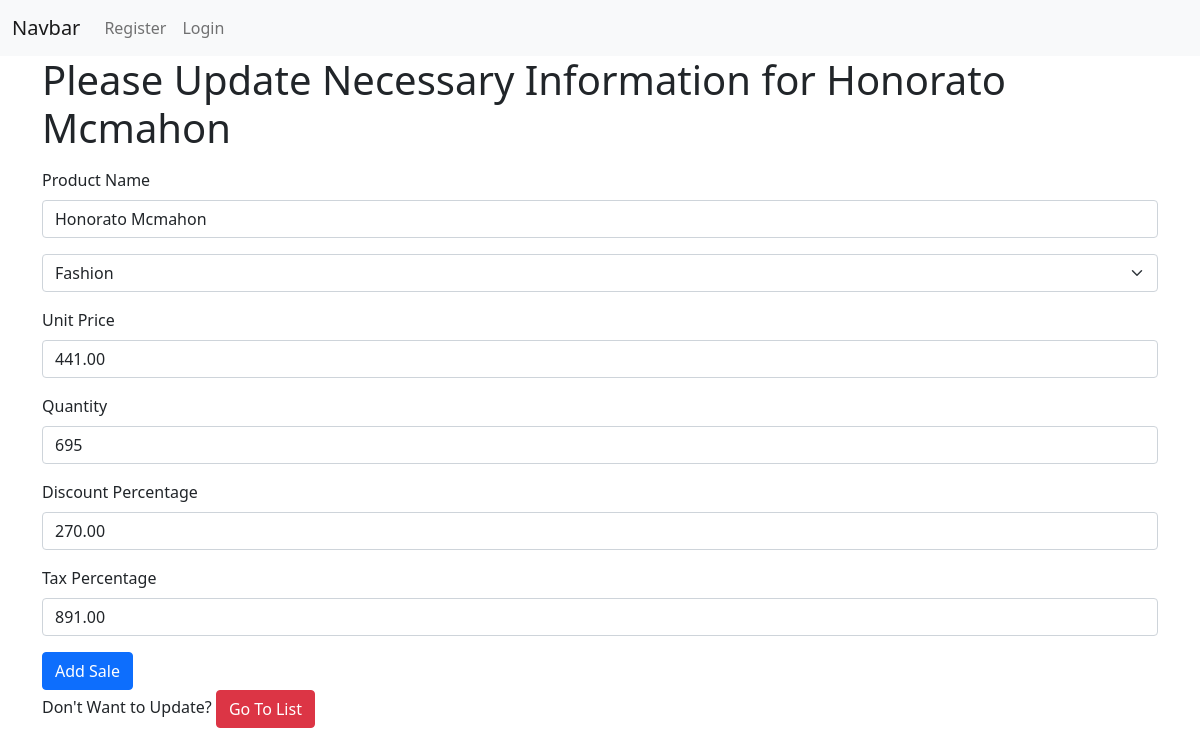
/update-sale/1/, run on the app's committed database.
### Sales_Management/models.py (models this page shows, shortened)
class SaleModel(models.Model):
    product_name = models.CharField(max_length=255, null=True)
    category = models.ForeignKey(
        CategoryModel,
        on_delete=models.CASCADE,
        null=True, blank=True,
        related_name='cat'
    )
    unit_price = models.DecimalField(max_digits=10, decimal_places=2, null=True)
    quantity = models.PositiveIntegerField(null=True)
    discount_percent = models.DecimalField(max_digits=5, decimal_places=2, default=0, null=True)
    tax_percent = models.DecimalField(max_digits=5, decimal_places=2, default=0, null=True)
    total_price = models.DecimalField(max_digits=12, decimal_places=2, null=True, blank=True)
    sale_date = models.DateField(auto_now_add=True)

class CategoryModel(models.Model):
    name = models.CharField(max_length=255, null=True)

### Sales_Management/views.py (the view, shortened to what this page needs)
# urls.py: path('update-sale/<str:s_id>/', update_sale, name='update_sale'),
def update_sale(request, s_id):
    sale_data = SaleModel.objects.get(id = s_id)
    cate = CategoryModel.objects.all()
    context = {
        'cate' : cate,
        'sale_data' : sale_data
    }
    return render(request, 'sale/update_sale.html', context)

### Sales_Management/templates/sale/update_sale.html (shortened to what this page needs)
{% extends 'master/base.html' %}
{% block body %}
  <h1>Please Update Necessary Information for {{sale_data.product_name}}</h1>
  <div class="mt-3">
    <form action="" method="POST">
      <div class="mb-3">
        <label for="exampleInputPassword1" class="form-label">Product Name</label>
        <input name="product_name" value="{{sale_data.product_name}}" type="text" class="form-control" id="exampleInputPassword1" placeholder="Product Name" required />
      </div>
      <div class="mb-3">
        <div class="mb-3">
          <select name="category" class="form-select" aria-label="Default select example">
            {% for c in cate %}
              <option value="{{ c.id }}"
              {% if sale_data.category.id == c.id  %}
                selected
              {% endif %}
                >{{ c.name }}</option>
            {% endfor %}
          </select>
        </div>
      </div>
      <div class="mb-3">
        <label for="exampleInputPassword1" class="form-label">Unit Price</label>
        <input name="unit_price" value="{{sale_data.unit_price}}" type="number" class="form-control" id="exampleInputPassword1" placeholder="Prodive per piece price" required />
      </div>
      <div class="mb-3">
        <label for="exampleInputPassword1" class="form-label">Quantity</label>
        <input name="quantity" value="{{sale_data.quantity}}" type="number" class="form-control" id="exampleInputPassword1" placeholder="Provide Quantity in Number" required />
      </div>
      <div class="mb-3">
        <label for="exampleInputPassword1" class="form-label">Discount Percentage</label>
        <input name="discount_percent" value="{{sale_data.discount_percent}}" type="number" class="form-control" id="exampleInputPassword1" placeholder="Provide Percentage Number" />
      </div>
      <div class="mb-3">
        <label for="exampleInputPassword1" class="form-label">Tax Percentage</label>
        <input name="tax_percent" value="{{sale_data.tax_percent}}" type="number" class="form-control" id="exampleInputPassword1" placeholder="Provide Percentage Number" />
      </div>
      <button type="submit" class="btn btn-primary">Add Sale</button>
    </form>
    <label for="">Don't Want to Update?</label>
    <a href="{% url 'sale_list' %}" class="btn btn-danger">Go To List</a>
  </div>
{% endblock %}

### data on the page
SaleModel: product_name "Honorato Mcmahon", category "Fashion", unit_price "441.00", quantity "695", discount_percent "270.00", tax_percent "891.00"
